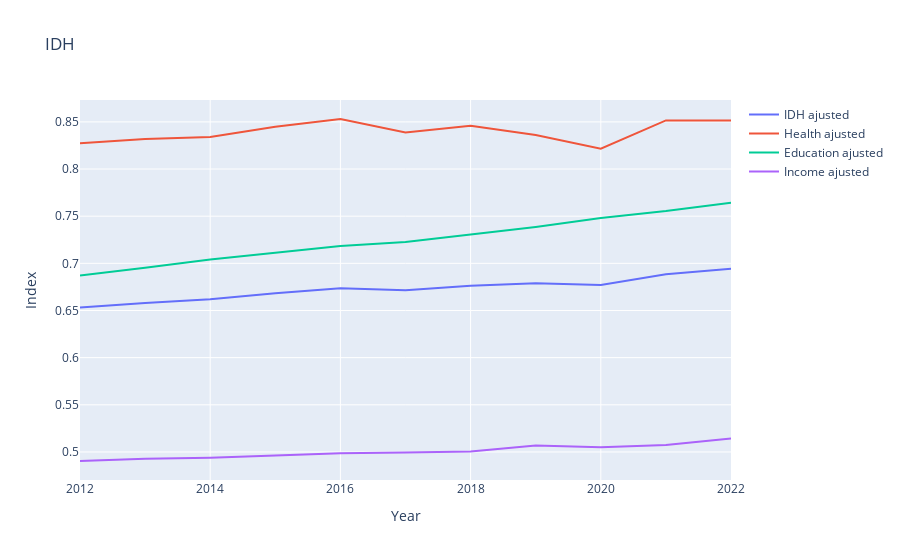

Notebook source saved alongside this figure:
### Code cell
fig = go.Figure()
fig.add_trace(go.Scatter(x=df["Year"], y=df["index_ajusted"], mode="lines", name="IDH ajusted"))
fig.add_trace(go.Scatter(x=df["Year"], y=df["health_index_adjusted"], mode="lines", name="Health ajusted"))
fig.add_trace(go.Scatter(x=df["Year"], y=df["edu_index_ajusted"], mode="lines", name="Education ajusted"))
fig.add_trace(go.Scatter(x=df["Year"], y=df["income_index_ajusted"], mode="lines", name="Income ajusted"))
fig.update_layout(title="IDH", xaxis_title="Year", yaxis_title="Index")
fig.show()

### Figure 1 — Plotly figure (JSON) as saved in the notebook; plotly's stock layout.template omitted (floating-point values rounded to 4 significant figures)
{"data": [{"mode": "lines", "name": "IDH ajusted", "type": "scatter", "x": [2012, 2013, 2014, 2015, 2016, 2017, 2018, 2019, 2020, 2021, 2022], "y": [0.6533, 0.6581, 0.6619, 0.6682, 0.6736, 0.6714, 0.6763, 0.6789, 0.677, 0.6885, 0.6944]}, {"mode": "lines", "name": "Health ajusted", "type": "scatter", "x": [2012, 2013, 2014, 2015, 2016, 2017, 2018, 2019, 2020, 2021, 2022], "y": [0.8274, 0.8319, 0.8341, 0.8449, 0.8531, 0.8387, 0.846, 0.836, 0.8215, 0.8515, 0.8515]}, {"mode": "lines", "name": "Education ajusted", "type": "scatter", "x": [2012, 2013, 2014, 2015, 2016, 2017, 2018, 2019, 2020, 2021, 2022], "y": [0.6871, 0.6953, 0.7042, 0.7114, 0.7185, 0.7226, 0.7304, 0.7386, 0.7482, 0.7554, 0.7644]}, {"mode": "lines", "name": "Income ajusted", "type": "scatter", "x": [2012, 2013, 2014, 2015, 2016, 2017, 2018, 2019, 2020, 2021, 2022], "y": [0.4904, 0.4927, 0.4938, 0.4965, 0.4987, 0.4995, 0.5005, 0.5067, 0.5049, 0.5073, 0.5144]}], "layout": {"title": {"text": "IDH"}, "xaxis": {"title": {"text": "Year"}}, "yaxis": {"title": {"text": "Index"}}}}
